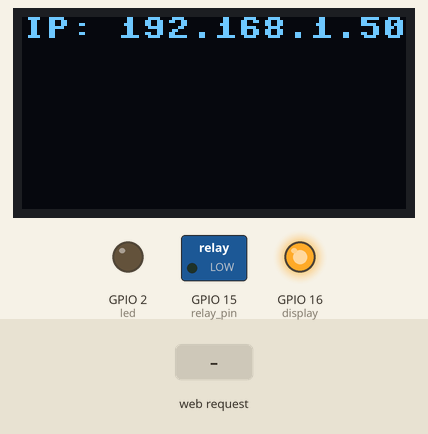
The program below on a simulated ESP8266 board running MicroPython. Shown: 128×64 one-colour display, switched loads named in the program (green lamp = pin HIGH), output pins drawn as LEDs (lit = HIGH, except the on-board LED, lit = LOW). Inputs (shaded band) come from the test bench. WiFi joins after 1.5 s; library files of the repository ran but are not shown: sh1106.py; what the program prints to the serial console is not drawn.

Above: at 2.9 s.
3.0 s: HTTP request GET /?led=on received
At 3.4 s:
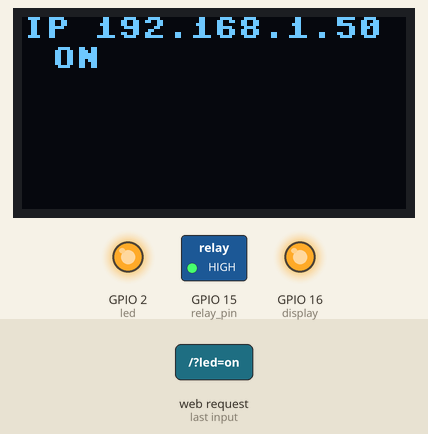
4.5 s: HTTP request GET /?led=off received
At 5.7 s:
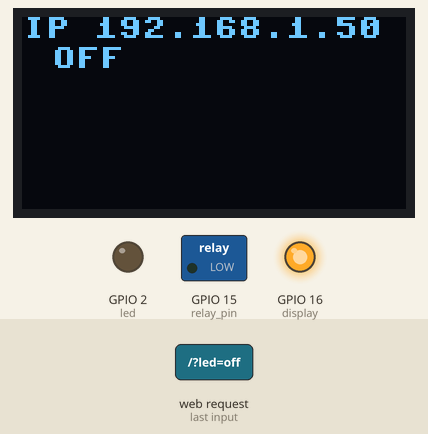
Timing chart, 0 to 7.5 s (numbered marks = the images above; inputs shaded):
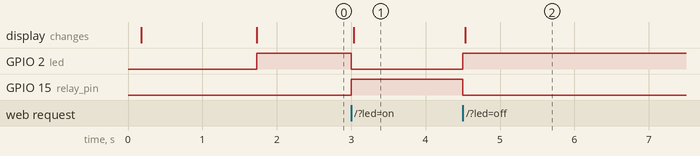

The program:

main.py
```python
import esp
import network
from machine import Pin
import socket
import sys

from machine import I2C
import sh1106

# Connections
# USB for power
# D1 -> SCK
# D2 -> SDA
# 3V3 -> VCC
# GND -> GND
# D6 -> LED+ -> Resistor -> GND

print("Before I2C")
i2c = I2C(sda=Pin(4), scl=Pin(5))
# i2c = I2C(0)
#
display = sh1106.SH1106_I2C(128, 64, i2c, Pin(16), 0x3c)
display.sleep(False)
display.invert(0)
#display.text('Hello, World!', 0, 0, 1)
#display.show()
print("After I2C")

# minicom -D /dev/cu.SLAB_USBtoUART -b 115200

ip = "X"
display.fill(0)
display.text("Connecting...", 0,0, 1)
display.show()

def do_connect():
    import network
    sta_if = network.WLAN(network.STA_IF)
    if not sta_if.isconnected():
        print('connecting to network...')
        sta_if.active(True)
        sta_if.connect('SSID', 'password')
        while not sta_if.isconnected():
            pass
    print('network config:', sta_if.ifconfig())
    return sta_if.ifconfig()[0]

ip = do_connect()
print(ip)

display.fill(0)
display.text("IP: "+ip, 0,0, 1)
display.show()

print("Step 0")

led = Pin(2, Pin.OUT) # There are two LEDs 2, 16

#myled = Pin(0, Pin.OUT) # GPIOZero - D3 pin
#myled.value(0)

relay_pin = Pin(15, Pin.OUT) # GPIO15 - D8 pin
# NOTE Had issues due to messing with Tx,RX pins and serial...
relay_pin.value(0) # High implies - relay is open/off
led.value(1) # Active low - led will be off

print("Step 1")

def web_page():
    if led.value() == 1:
        gpio_state="ON"
    else:
        gpio_state="OFF"
    html = """<html><head> <title>Wifi Switch</title> <body> <h1>ESP Web Server</h1>
    <a href='/?led=off'>Off</a><br/><a href='/?led=on'>On</a><br>
    </body></html>"""
    return html

s = socket.socket(socket.AF_INET, socket.SOCK_STREAM)
s.bind(('', 80))
s.listen(5)

print("Step 2")

while True:
    try:
        conn, addr = s.accept()
        print('Got a connection from %s' % str(addr))
        request = conn.recv(1024)
        request = str(request)
        print('Content = %s' % request)
        led_on = request.find('/?led=on')
        led_off = request.find('/?led=off')

        if led_on == 6:
            print('LED ON')
            led.value(0)
            #myled.value(1)
            relay_pin.value(1) # active low / relay on
            display.fill(0)
            display.text("IP "+ip, 0,0, 1)
            display.text("ON", 10, 10, 1)
            display.show()
        if led_off == 6:
            print('LED OFF')
            led.value(1)
            #myled.value(0)
            relay_pin.value(0) # relay off
            display.fill(0)
            display.text("IP "+ip, 0,0, 1)
            display.text("OFF", 10, 10, 1)
            display.show()
        response = web_page()
        conn.send('HTTP/1.1 200 OK\n')
        conn.send('Content-Type: text/html\n')
        conn.send('Connection: close\n\n')
        conn.sendall(response)
        conn.close()
    except Exception as e:
        print("Timeout? "+e)
```

Measured:
- after the input at 3.0 s, GPIO 2 (led): HIGH → LOW at once; GPIO 15 (relay_pin): LOW → HIGH at once; the display: changes at once (image 1)
- after the input at 4.5 s, GPIO 2 (led): LOW → HIGH at once; GPIO 15 (relay_pin): HIGH → LOW at once; the display: changes at once (image 2)
